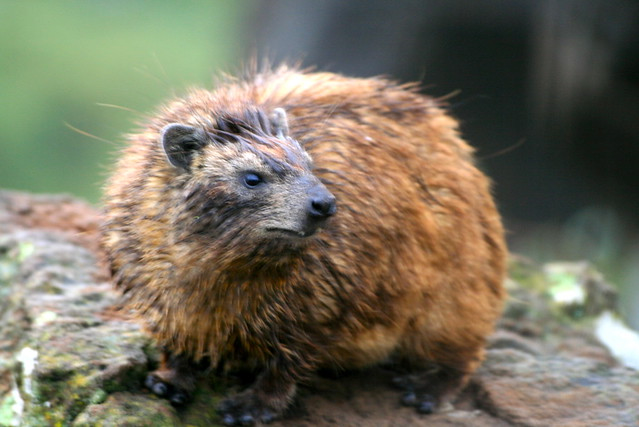
#> input picture Learning/95888_DataFocusedPython/Homework3/hyrax.png, 639 x 427 px
$ jupyter execute hw33.ipynb
#> lines starting #> are read from the running program, lines starting #| are printed output that depends on the picture
[cell 1]
#Frank Yue Ying
#yying2

[cell 2]
# Problem 2

[cell 3]
from PIL import Image, ImageDraw
from PIL.ImageFilter import *

[cell 4]
myimage = Image.open("hyrax.png" ) # open the image file
#> myimage is the input picture: PIL image 639x427 RGB; mean R, G, B 117.7, 112.8, 94.9
# myimage.show( ) # display the image in a popup window
size = myimage.size # returns size tuple
#> size = (639, 427)
myimage.format # returns type of image
p1_left = size[0]/4
#> p1_left = 159.8
p1_top = size[1]/4
#> p1_top = 106.8
p1_right = size[0]/2+30
#> p1_right = 349.5
p1_down = size[1]/2+30
#> p1_down = 243.5
# print(p1_left, p1_top, p1_right, p1_down)
newimage = myimage.crop( (p1_left, p1_top, p1_right, p1_down) ) # crop to a new image
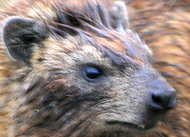
#> newimage: PIL image 190x137 RGB; mean R, G, B 142.6, 129.4, 125.4
x = ImageDraw.Draw(newimage) # creates a canvas for drawing
center_left = (p1_right-p1_left)/2 - 10
#> center_left = 84.88
center_right = (p1_right-p1_left)/2 + 10
#> center_right = 104.9
center_top = (p1_down-p1_top)/2 - 10
#> center_top = 58.38
center_down = (p1_down-p1_top)/2 + 10
#> center_down = 78.38
x.ellipse((center_left,center_top,center_right,center_down), fill = 'red') # draw an ellipse
# x.text( (x, y), ‘text’ ) # write text at position (x,y)
newimage.show( ) # x’s stuff shows up on newmimage
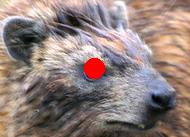
#> shown: PIL image 190x137 RGB; mean R, G, B 145.1, 128.4, 124.1

[cell 5]
myimage.filter(CONTOUR).show()# There are other filters
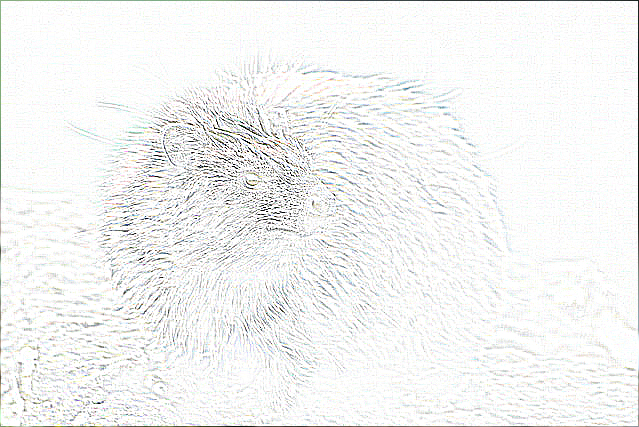
#> shown: PIL image 639x427 RGB; mean R, G, B 243.1, 243.9, 243.1
